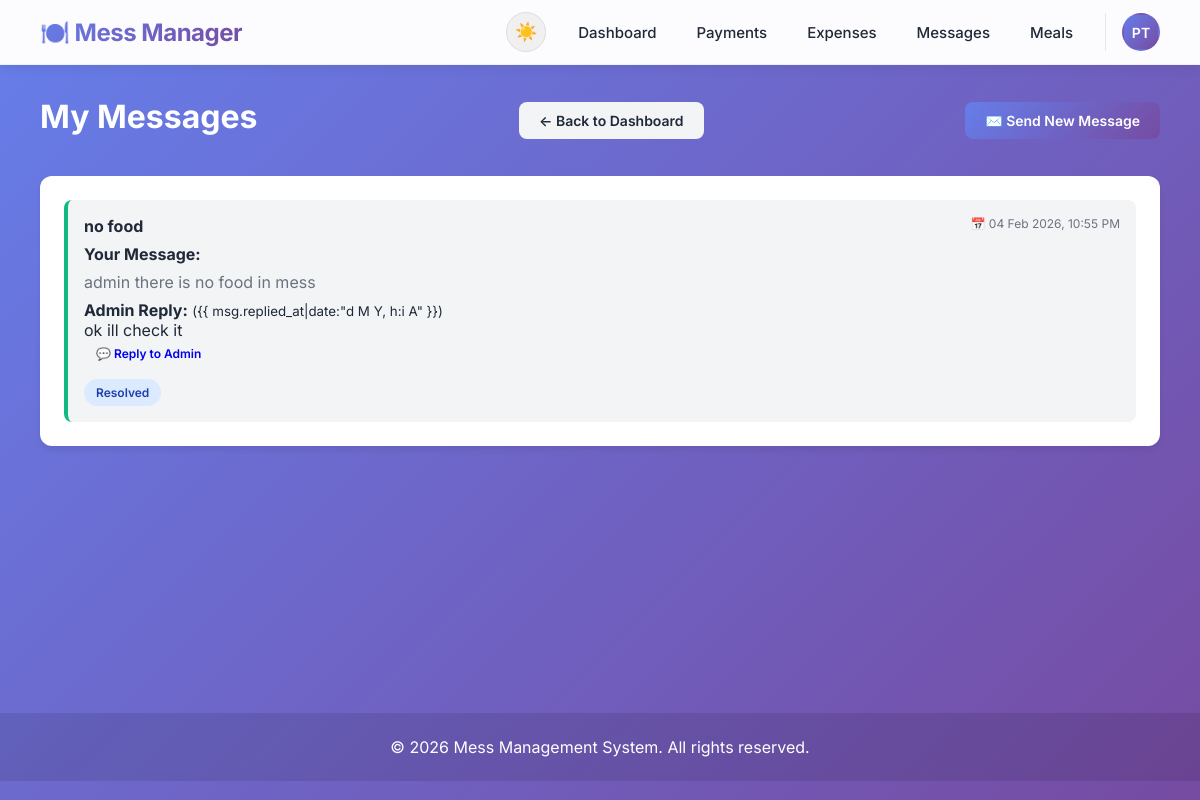
The page /user/messages/ (signed in) on the database its author committed.
### core/models.py (models this page shows, shortened)
class Message(models.Model):
    STATUS_CHOICES = (
        ('pending', 'Pending'),
        ('resolved', 'Resolved'),
    )
    MESSAGE_TYPE_CHOICES = (
        ('user', 'User Message'),
        ('system', 'System/Reminder'),
    )
    user = models.ForeignKey(User, on_delete=models.CASCADE, related_name='messages')
    subject = models.CharField(max_length=200)
    message = models.TextField()
    message_type = models.CharField(max_length=10, choices=MESSAGE_TYPE_CHOICES, default='user', help_text="Type of message")
    status = models.CharField(max_length=10, choices=STATUS_CHOICES, default='pending')
    created_at = models.DateTimeField(auto_now_add=True)
    resolved_at = models.DateTimeField(blank=True, null=True)
    admin_reply = models.TextField(blank=True, null=True, help_text="Admin's response to this message")
    replied_at = models.DateTimeField(blank=True, null=True)
    user_reply = models.TextField(blank=True, null=True, help_text="User's response to admin reply")
    user_replied_at = models.DateTimeField(blank=True, null=True)
    class Meta:
        verbose_name = 'Message'
        verbose_name_plural = 'Messages'
        ordering = ['-created_at']

### core/views.py (the view)
# urls.py: path('user/messages/', views.user_messages_list, name='user_messages_list'),
@user_required
def user_messages_list(request):
    user_messages = Message.objects.filter(user=request.user).order_by('-created_at')
    context = {
        'user_messages': user_messages,
    }
    return render(request, 'user/messages_list.html', context)

### templates/user/messages_list.html (shortened to what this page needs)
{% extends 'base.html' %}
{% block content %}
<div class="page-header">
    <h1>My Messages</h1>
    <a href="{% url 'user_dashboard' %}" class="btn btn-secondary">← Back to Dashboard</a>
    <a href="{% url 'user_send_message' %}" class="btn btn-primary">✉️ Send New Message</a>
</div>
<div class="card">
    <div class="card-body">
        {% if user_messages %}
        <div class="messages-list">
            {% for msg in user_messages %}
            <div class="message-item message-{{ msg.status }}">
                <div class="message-header">
                    <strong>{{ msg.subject }}</strong>
                    <span class="message-date">📅 {{ msg.created_at|date:"d M Y, h:i A" }}</span>
                </div>
                <div class="message-section">
                    <p><strong>Your Message:</strong></p>
                    <div class="message-body">{{ msg.message }}</div>
                </div>
                {% if msg.admin_reply %}
                <div class="admin-reply">
                    <p><strong>Admin Reply:</strong> <small class="text-muted">({{ msg.replied_at|date:"d M Y, h:i A"
                            }})</small></p>
                    <div class="reply-body">{{ msg.admin_reply }}</div>
                </div>
                {% if msg.user_reply %}
                <div class="user-reply-section">
                    <p><strong>Your Reply:</strong> <small class="text-muted">({{ msg.user_replied_at|date:"d M Y, h:i
                            A" }})</small></p>
                    <div class="reply-body">{{ msg.user_reply }}</div>
                </div>
                {% else %}
                <div class="message-actions">
                    <a href="{% url 'user_message_reply' msg.id %}" class="btn btn-sm btn-info">💬 Reply to Admin</a>
                </div>
                {% endif %}
                {% endif %}
                <div class="message-footer">
                    <span class="badge badge-{{ msg.status }}">{{ msg.get_status_display }}</span>
                </div>
            </div>
            {% endfor %}
        </div>
        {% else %}
        <p class="empty-state">No messages found. <a href="{% url 'user_send_message' %}">Send a message to admin</a>
        </p>
        {% endif %}
    </div>
</div>
{% endblock %}

### templates/base.html (shortened to what this page needs)
{% load static %}
<!DOCTYPE html>
<html lang="en">
<head>
    <link rel="stylesheet" href="{% static 'css/style.css' %}?v=2.0">
    <link rel="stylesheet" href="{% static 'css/dark-mode.css' %}?v=2.0">
    <link rel="stylesheet" href="{% static 'css/print.css' %}?v=2.0" media="print">
</head>
<body {% if user.is_authenticated %}data-user-dark-mode="{{ user.profile.dark_mode|lower }}" {% endif %}>
    <nav class="navbar">
        <div class="container">
            <div class="nav-brand">
                <h2>🍽️ Mess Manager</h2>
            </div>
            {% if user.is_authenticated %}
            <div class="nav-menu" id="navMenu">
                <button class="theme-toggle" title="Toggle Dark Mode (Ctrl+Shift+D)">
                    <span class="theme-toggle-icon" id="theme-icon">☀️</span>
                </button>
                {% if user.profile.role == 'admin' %}
                <a href="{% url 'admin_dashboard' %}" class="nav-link">Dashboard</a>
                <a href="{% url 'user_list' %}" class="nav-link">Users</a>
                <a href="{% url 'payment_list' %}" class="nav-link">Payments</a>
                <a href="{% url 'grocery_list' %}" class="nav-link">Groceries</a>
                <a href="{% url 'admin_messages' %}" class="nav-link">Messages</a>
                <a href="{% url 'meal_calendar' %}" class="nav-link">Meals</a>
                <a href="{% url 'monthly_report' %}" class="nav-link">Reports</a>
                {% else %}
                <a href="{% url 'user_dashboard' %}" class="nav-link">Dashboard</a>
                <a href="{% url 'user_payment' %}" class="nav-link">Payments</a>
                <a href="{% url 'transparent_data' %}" class="nav-link">Expenses</a>
                <a href="{% url 'user_messages_list' %}" class="nav-link">Messages</a>
                <a href="{% url 'user_meal_calendar' %}" class="nav-link">Meals</a>
                {% endif %}
                <div class="user-menu">
                    {% if user.profile.profile_picture %}
                    <img src="{{ user.profile.profile_picture.url }}" alt="Profile" class="profile-pic-small">
                    {% else %}
                    <div class="profile-pic-placeholder">{{ user.first_name.0 }}{{ user.last_name.0 }}</div>
                    {% endif %}
                </div>
            </div>
            {% endif %}
        </div>
    </nav>
    <main class="main-content">
        <div class="container">
            {% block content %}
            {% endblock %}
        </div>
    </main>
    <footer class="footer">
        <div class="container">
            <p>&copy; 2026 Mess Management System. All rights reserved.</p>
        </div>
    </footer>
</body>
</html>

### static/css/style.css (style rules this page uses)
* { margin: 0; padding: 0; box-sizing: border-box; }
:root { --primary: #667eea; --primary-dark: #5568d3; --secondary: #764ba2; --success: #10b981; --warning: #f59e0b; --danger: #ef4444; --dark: #1f2937; --light: #f3f4f6; --white: #ffffff; --gray: #6b7280; --border: #e5e7eb; }
body { font-family: 'Inter', -apple-system, BlinkMacSystemFont, 'Segoe UI', sans-serif; background: linear-gradient(135deg, #667eea 0%, #764ba2 100%); min-height: 100vh; color: var(--dark); }
.container { max-width: 1200px; margin: 0 auto; padding: 0 20px; }
.navbar { background: rgba(255, 255, 255, 0.98); backdrop-filter: blur(15px); box-shadow: 0 2px 12px rgba(0, 0, 0, 0.08); padding: 0.75rem 0; position: sticky; top: 0; z-index: 1000; border-bottom: 1px solid rgba(102, 126, 234, 0.1); }
.navbar .container { display: flex; justify-content: space-between; align-items: center; gap: 2rem; }
.nav-brand { display: flex; align-items: center; }
.nav-brand h2 { background: linear-gradient(135deg, var(--primary), var(--secondary)); background-clip: text; -webkit-background-clip: text; -webkit-text-fill-color: transparent; font-size: 1.5rem; font-weight: 700; margin: 0; letter-spacing: -0.5px; }
.nav-menu { display: flex; align-items: center; gap: 0.5rem; }
.nav-link { color: var(--dark); text-decoration: none; font-weight: 500; font-size: 0.9375rem; padding: 0.625rem 1rem; border-radius: 8px; transition: all 0.3s ease; position: relative; }
.theme-toggle { background: var(--light); border: 1px solid var(--border); border-radius: 50%; width: 40px; height: 40px; display: flex; align-items: center; justify-content: center; cursor: pointer; transition: all 0.3s ease; margin-right: 0.5rem; }
.theme-toggle-icon { font-size: 1.25rem; line-height: 1; }
.user-menu { position: relative; margin-left: 0.5rem; padding-left: 1rem; border-left: 1px solid var(--border); }
.profile-pic-small, .profile-pic-placeholder { width: 38px; height: 38px; border-radius: 50%; cursor: pointer; transition: all 0.3s ease; border: 2px solid transparent; }
.profile-pic-placeholder { background: linear-gradient(135deg, var(--primary), var(--secondary)); color: white; display: flex; align-items: center; justify-content: center; font-weight: 600; font-size: 0.875rem; text-transform: uppercase; }
.btn { padding: 0.625rem 1.25rem; border: none; border-radius: 8px; font-weight: 600; cursor: pointer; transition: all 0.3s; text-decoration: none; display: inline-block; font-size: 0.875rem; }
.btn-primary { background: linear-gradient(135deg, var(--primary), var(--secondary)); color: var(--white); }
.btn-secondary { background: var(--light); color: var(--dark); }
.btn-sm { padding: 0.375rem 0.75rem; font-size: 0.75rem; }
.main-content { padding: 2rem 0; min-height: calc(100vh - 200px); }
.card { background: var(--white); border-radius: 12px; box-shadow: 0 4px 6px rgba(0, 0, 0, 0.07); margin-bottom: 1.5rem; overflow: hidden; }
.card-body { padding: 1.5rem; }
.badge { padding: 0.375rem 0.75rem; border-radius: 20px; font-size: 0.75rem; font-weight: 600; display: inline-block; }
.badge-resolved { background: #dbeafe; color: #1e40af; }
.dashboard-header, .page-header { margin-bottom: 2rem; }
.dashboard-header h1, .page-header h1 { color: var(--white); font-size: 2rem; margin-bottom: 0.5rem; }
.page-header { display: flex; justify-content: space-between; align-items: center; }
.messages-list { display: flex; flex-direction: column; gap: 1rem; }
.message-item { padding: 1rem; border-left: 4px solid var(--border); background: var(--light); border-radius: 8px; }
.message-resolved { border-left-color: var(--success); }
.message-header { display: flex; justify-content: space-between; margin-bottom: 0.5rem; }
.message-body { color: var(--gray); margin: 0.5rem 0; }
.message-footer { display: flex; justify-content: space-between; align-items: center; margin-top: 0.75rem; }
.message-date { color: var(--gray); font-size: 0.75rem; }
.footer { background: rgba(0, 0, 0, 0.1); color: var(--white); text-align: center; padding: 1.5rem 0; margin-top: 3rem; }
@media (min-width: 1024px) { .nav-menu { display: flex; flex-direction: row; position: static; max-height: none; opacity: 1; padding: 0; background: transparent; box-shadow: none; } }
@media (min-width: 1200px) { .container { padding: 0 40px; } }

### rows shown on the page
Message: subject "no food", created_at "04 Feb 2026, 10:55 PM", message "admin there is no food in mess", admin_reply "ok ill check it", shows "💬 Reply to Admin", status "Resolved"

### other values the page prints
{{ user.first_name.0 }} "P"
{{ user.last_name.0 }} "T"
